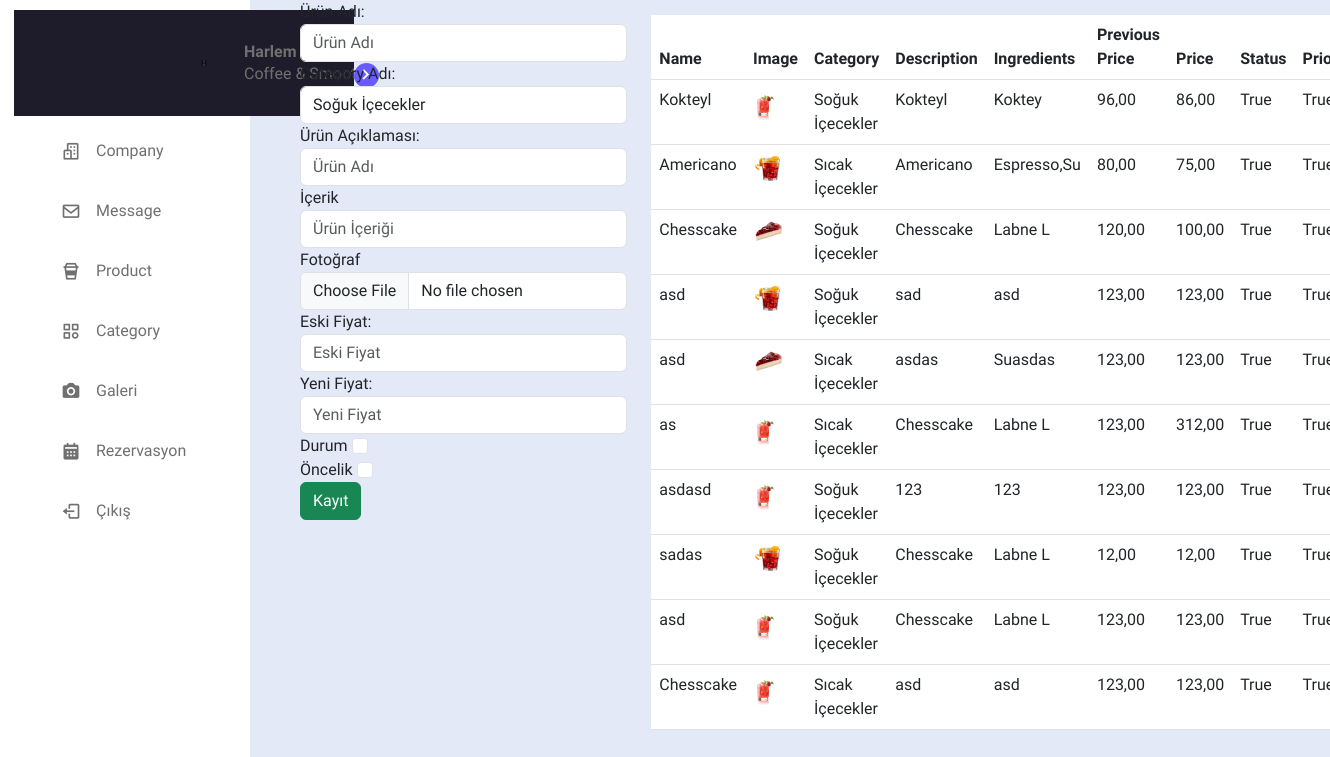
Before: /product/ (signed in) with the older database file.
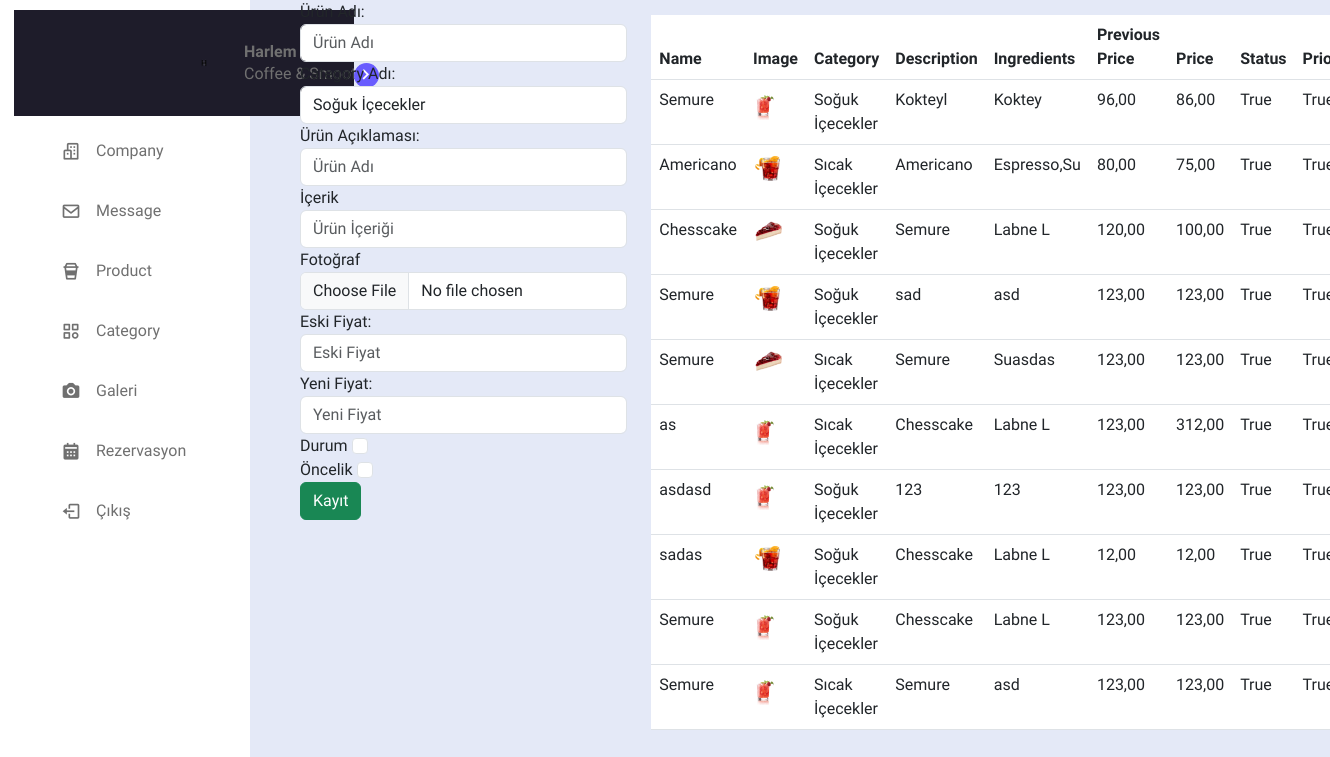
After: the same page with the newer database file.
### qrcafe/models.py (models this page shows, shortened)
class Product(models.Model):
    name = models.CharField(max_length=25)
    image = models.ImageField(upload_to='static/image/product_image')
    category = models.ForeignKey(Category,on_delete=models.DO_NOTHING)
    description = models.CharField(max_length=50)
    description_en = models.CharField(max_length=50)
    ingredients = models.CharField(max_length=255)
    ingredients_en = models.CharField(max_length=255)
    previous_price = models.DecimalField(max_digits=5, decimal_places=2,null=True,blank=True)
    price = models.DecimalField(max_digits=5, decimal_places=2)
    status = models.BooleanField(default=True)
    priority = models.BooleanField(default=False)
    rating = models.IntegerField(default=5)
    created_by = models.CharField(max_length=255,null=False,blank=False)
    created_date = models.DateTimeField(auto_now_add=True)

class Category(models.Model):
    name = models.CharField(max_length=25)
    name_en = models.CharField(max_length=25)
    description = models.CharField(max_length=50, null=True, blank=True)
    description_en = models.CharField(max_length=50, null=True, blank=True)
    image = models.ImageField(upload_to='static/image/category_image', validators=[validate_image_dimensions])
    status = models.BooleanField(default=True)
    slug = models.SlugField(unique=True)
    slug_en = models.SlugField(unique=True)
    created_by = models.CharField(max_length=255,null=False,blank=False)
    created_date = models.DateField(auto_now_add=True)  # Sadece gün, ay ve yıl
    created_time = models.TimeField()  # Sadece saat ve dakika
    def __str__(self):
        return str(self.name)

### qrcafe/views.py (the view)
# urls.py: path('product/', views.add_product, name='product'),
def add_product(request):
    if not request.user.is_authenticated:
        return redirect('index')
    products = Product.objects.all()
    categories = Category.objects.all()
    if request.method == "POST":
        form = ProductForm(request.POST, request.FILES)
        if form.is_valid():
            form.save()
            name = form.cleaned_data["name"]
            messages.success(request, f'Yeni ürün eklendi {name}')
            return redirect(request.META.get('HTTP_REFERER'))
    else:
        form = ProductForm()
        print(form.errors)
    print(form.errors)
    context = {
        'form':form,
        'products':products,
        'categories':categories,
        }
    return render(request, 'add_product.html', context)

### qrcafe/forms.py
class ProductForm(forms.ModelForm):
    class Meta:
        model = Product
        fields = ['name','image','category','description','ingredients','previous_price','price','status','priority']

### qrcafe/templates/add_product.html (shortened to what this page needs)
{% extends "base.html" %}
{% block content %}
{% include "_navbar.html" %}
<div class="content">
   <div class="row">
      <div class="col-lg-4 col-sm-12">
         <form action="{% url "product" %}" method="POST" enctype='multipart/form-data'>
         <div style="display: flex; flex-direction: column;">
            <label for="product_name">Ürün Adı:</label>
            <input type="text" id="product_name" name="name" class="form-control" placeholder="Ürün Adı" aria-label="Ürün Adı" aria-describedby="basic-addon1">
         </div>
         <div style="display: flex; flex-direction: column;">
            <label for="product_name">Category Adı:</label>
            <select id="product_name" name="category" class="form-control" aria-label="Kategori Seçin" aria-describedby="basic-addon1">
               {% for category in categories %}
               <option name="category" value="{{category.id}}">{{category.name}}</option>
               {% endfor %}
            </select>
         </div>
         <div id="product-form"style="display: flex; flex-direction: column;">
            <label for="product_name">Ürün Açıklaması:</label>
            <input type="text" id="product_name" name="description" class="form-control" placeholder="Ürün Adı" aria-label="Ürün Adı" aria-describedby="basic-addon1">
         </div>
         <div style="display: flex; flex-direction: column;">
            <label for="product_name">İçerik</label>
            <input type="text" id="product_name" name="ingredients" class="form-control" placeholder="Ürün İçeriği" aria-label="Ürün Adı" aria-describedby="basic-addon1">
         </div>
         <div style="display: flex; flex-direction: column;">
            <label for="product_name">Fotoğraf</label>
            <input type="file" name="image" class="form-control" id="inputGroupFile01">
         </div>
         <div style="display: flex; flex-direction: column;">
            <label for="product_name">Eski Fiyat:</label>
            <input type="text" id="product_name" name="previous_price" class="form-control" placeholder="Eski Fiyat" aria-label="Ürün Adı" aria-describedby="basic-addon1">
         </div>
         <div style="display: flex; flex-direction: column;">
            <label for="product_name">Yeni Fiyat:</label>
            <input type="text" id="product_name" name="price" class="form-control" placeholder="Yeni Fiyat" aria-label="Ürün Adı" aria-describedby="basic-addon1">
         </div>
         <div>
            <label for="priority">Durum</label>
            <input type="checkbox" id="priority" name="status" class="form-check-input" aria-label="Öncelik" aria-describedby="basic-addon1">
         </div>
         <div>
            <label for="priority">Öncelik</label>
            <input type="checkbox" id="priority" name="priority" class="form-check-input" aria-label="Öncelik" aria-describedby="basic-addon1">
         </div>
         <button class="btn btn-success"type="submit">Kayıt</button>
         </form>
      </div>
      <div class="col-lg-8 col-sm-12">
         <table class="table">
            <thead>
               <tr>
                  <th>Name</th>
                  <th>Image</th>
                  <th>Category</th>
                  <th>Description</th>
                  <th>Ingredients</th>
                  <th>Previous Price</th>
                  <th>Price</th>
                  <th>Status</th>
                  <th>Priority</th>
               </tr>
            </thead>
            <tbody>
               {% for product in products %}
               <tr>
                  <td>{{ product.name }}</td>
                  <td>
                     <img src="{{product.image.url}}" alt="">
                  </td>
                  <td>{{ product.category }}</td>
                  <td>{{ product.description }}</td>
                  <td>{{ product.ingredients }}</td>
                  <td>{{ product.previous_price }}</td>
                  <td>{{ product.price }}</td>
                  <td>{{ product.status }}</td>
                  <td>{{ product.priority }}</td>
               </tr>
               {% endfor %}
            </tbody>
         </table>
      </div>
   </div>
</div>
{% endblock content %}

### qrcafe/templates/base.html (shortened to what this page needs)
{% load static %}
<!DOCTYPE html>
<html lang="en">
<head>
    <link href="https://cdn.jsdelivr.net/npm/bootstrap@5.3.2/dist/css/bootstrap.min.css" rel="stylesheet">
    <link rel="stylesheet" href="{% static "css/navbar.css" %}">
    <link href='https://unpkg.com/boxicons@2.1.4/css/boxicons.min.css' rel='stylesheet'>
    <link rel="stylesheet" href="{% static "css/index.css" %}">
    <link rel="stylesheet" href="{% static "bootstrap/css/bootstrap.min.css" %}">
    <link href="https://cdn.jsdelivr.net/npm/flag-icon-css@3.5.0/css/flag-icon.min.css" rel="stylesheet">
<link rel="stylesheet" href="https://cdnjs.cloudflare.com/ajax/libs/OwlCarousel2/2.3.4/assets/owl.carousel.min.css">
    <link rel="stylesheet"
        href="https://cdnjs.cloudflare.com/ajax/libs/OwlCarousel2/2.3.4/assets/owl.theme.default.min.css">
    <link href="https://cdn.jsdelivr.net/npm/bootstrap@5.3.2/dist/css/bootstrap.min.css" rel="stylesheet">
    <link rel="stylesheet" href="https://cdnjs.cloudflare.com/ajax/libs/font-awesome/6.5.1/css/all.min.css" />
</head>
<body>
    {% block content %}{% endblock content %}
</body>
</html>

### qrcafe/templates/_navbar.html (shortened to what this page needs)
{% block content %}
{% load static %}
<head>
   <link href="https://cdn.jsdelivr.net/npm/bootstrap@5.3.0/dist/css/bootstrap.min.css" rel="stylesheet">
   <link rel="stylesheet" href="{% static "css/messages.css" %}">
   <link href='https://unpkg.com/boxicons@2.1.4/css/boxicons.min.css' rel='stylesheet'>
</head>
<body>
   <nav class="sidebar">
      <header>
         <div class="image-text">
            <span class="image">
            <img src="{% static "image/logoharlem.png" %}" alt="logo">
            </span>
            <div class="text header-text">
               <span class="name">Harlem Coffee</span>
               <span class="expertise">Coffee & Smoothie</span>
            </div>
         </div>
         <i class='bx bx-chevron-right' id="toggle"></i>
      </header>
      <div class="menu-bar">
         <div class="menu">
            <ul class="menu-links">
               <li class="nav-link">
                  <a href="{% url "company" %}">
                  <i class="bx bx-buildings icon"></i>
                  <span class="text nav-text">Company</span>
                  </a>
               </li>
               <li class="nav-link">
                  <a href="{% url "admin_mesajlari" %}">
                  <i class="bx bx-envelope icon"></i>
                  <span class="text nav-text">Message</span>
                  </a>
               </li>
               <li class="nav-link">
                  <a href="{% url "product" %}">
                  <i class="bx bx-coffee-togo icon"></i>
                  <span class="text nav-text">Product</span>
                  </a>
               </li>
               <li class="nav-link">
                  <a href="{% url "category" %}">
                  <i class="bx bx-category icon"></i>
                  <span class="text nav-text">Category</span>
                  </a>
               </li>
               <li class="nav-link">
                  <a href="{% url "add_gallery" %}">
                  <i class='bx bxs-camera icon' ></i>
                  <span class="text nav-text">Galeri</span>
                  </a>
               </li>
               <li class="nav-link">
                  <a href="#">
                  <i class="bx bxs-calendar icon"></i>
                  <span class="text nav-text">Rezervasyon</span>
                  </a>
               </li>
               <li class="nav-linkout">
                  <a href="#">
                  <i class="bx bx-log-out icon"></i>
                  <span class="text nav-text">Çıkış</span>
                  </a>
               </li>
            </ul>
         </div>
      </div>
   </nav>
</body>
</html>
{% endblock content %}

### qrcafe/static/css/navbar.css (style rules this page uses)
* { padding: 0; margin: 0; box-sizing: border-box; scroll-behavior: smooth; list-style: none; text-decoration: none; font-family: "Josefin Sans", sans-serif; }
body { color: rgb(71, 102, 212); background-color: blanchedalmond; }
header { position:relative; top: 0; right: 0; width: 100%; z-index: 1000; display: flex; align-items: center; justify-content: space-between; padding: 30px 170px; background: #1e1c2a; }

### qrcafe/static/css/index.css (style rules this page uses)
body { background-color: black; }
.content { position: relative; width: 100%; display: flex; justify-content: space-between; align-items: center; }

### qrcafe/static/css/messages.css (style rules this page uses)
:root { --body-color: #E4E9F7; --sidebar-color: #FFF; --primary-color: #695CFE; --primary-color-light: #F6F5FF; --toggle-color: #DDD; --text-color: #707070; --tra-02: all 0.2s ease; --tra-03: all 0.3s ease; --tra-04: all 0.4s ease; --tra-05: all 0.5s ease; }
body { height: 100vh; background-color: var(--body-color); }
.sidebar .text { font-size: 16px; font-weight: 500; color: var(--text-color); transition: var(--tra-04); white-space: nowrap; opacity: 1; }
.sidebar .image { min-width: 60px; display: flex; align-items: center; }
.sidebar { position: fixed; top: 0; left: 0; height: 100%; width: 250px; padding: 10px 14px; background: var(--sidebar-color); transition: var(--tra-05); }
.sidebar header { position: relative; }
.sidebar li { height: 50px; margin-top: 10px; list-style: none; display: flex; align-items: center; }
.sidebar li .icon { display: flex; align-items: center; justify-content: center; height: 60px; font-size: 20px; margin-left: 15px; margin-right: 15px; }
.sidebar li .icon, .sidebar li .text { color: var(--text-color); transition: var(--tra-02); }
.sidebar .image-text img { width: 40px; border-radius: 6px; }
.sidebar header .image-text { display: flex; align-items: center; }
header .image-text .header-text { display: flex; flex-direction: column; }
.header-text .name { font-weight: 600; }
.header-text .expertise { margin-top: -2px; }
.sidebar header .bx-chevron-right { position: absolute; top: 50%; right: -25px; height: 25px; width: 25px; background: var(--primary-color); justify-content: center; border-radius: 50%; color: var(--sidebar-color); font-size: 22px; }
.sidebar li a { height: 100%; width: 100%; display: flex; border-radius: 6px; align-items: center; text-decoration: none; transition: var(--tra-04); }
.sidebar .menu-bar { height: calc(100% - 50px); display: flex; flex-direction: column; justify-content: space-between; }
.content { width: calc(100% - 300px); margin-left: 300px; z-index: 1; }

### qrcafe/templates/add_product.html (style rules this page uses)
table { margin-top:15px; }
td img { max-width:32px; max-height:32px; }

Changed rows visible on the page:
changed Product "Kokteyl": name "Kokteyl" → "Semure"
changed Product (number 3 of 10 on the later page): description "Chesscake" → "Semure"
changed Product "sad": name "asd" → "Semure"
changed Product "Suasdas": name "asd" → "Semure"; description "asdas" → "Semure"
changed Product (number 9 of 10 on the later page): name "asd" → "Semure"
changed Product (number 10 of 10 on the later page): name "Chesscake" → "Semure"; description "asd" → "Semure"
